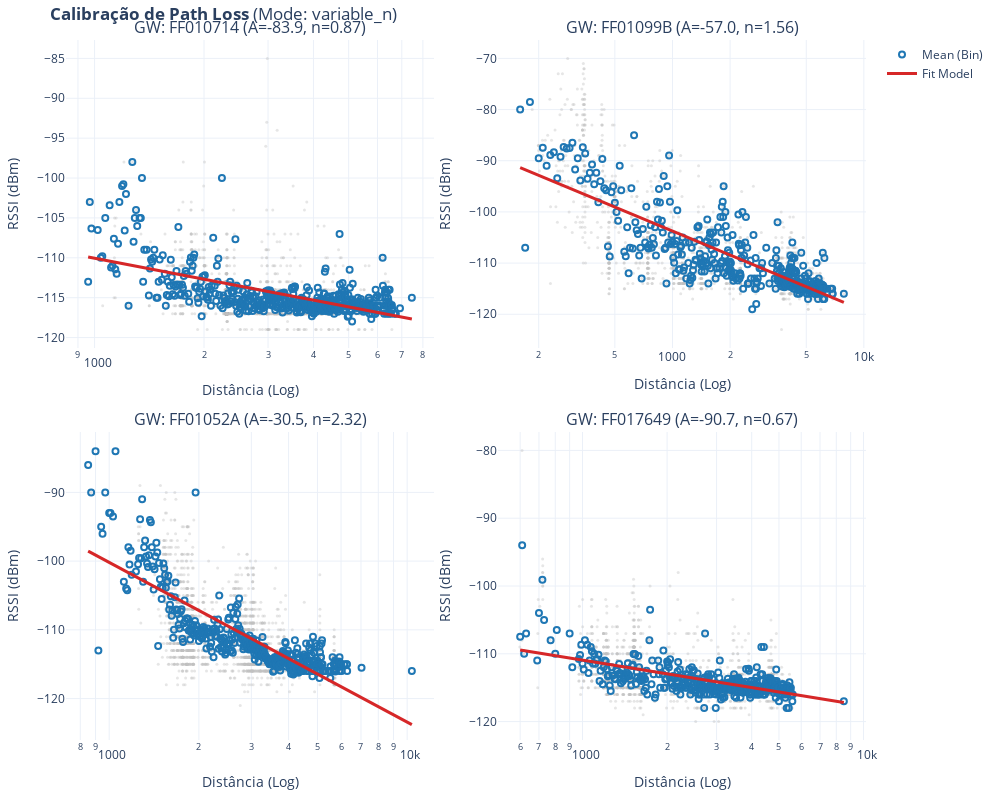

The notebook cell this image was saved under:
### Code cell
# Seleciona 4 âncoras para plotar
if calib_results:
    top_anchors = sorted(calib_results, key=lambda k: calib_results[k]['count'], reverse=True)[:4]

    fig = make_subplots(
        rows=2, cols=2,
        subplot_titles=[f"GW: {aid} (A={calib_results[aid]['A']:.1f}, n={calib_results[aid]['n']:.2f})" for aid in top_anchors],
        vertical_spacing=0.12,
        horizontal_spacing=0.08
    )

    row, col = 1, 1
    for anchor_id in top_anchors:
        
        # Dados de modelo (Médias Agrupadas)
        df_model = df_mean_calibrated[df_mean_calibrated['AnchorID'] == anchor_id].sort_values('Distance_Bin')
        
        # Dados Brutos (Amostra para performance)
        df_raw_points = df_cal[df_cal['AnchorID'] == anchor_id]
        if len(df_raw_points) > 2000:
            df_raw_points = df_raw_points.sample(2000)

        # 1. Scatter Dados Brutos (Fundo)
        fig.add_trace(
            go.Scatter(
                x=df_raw_points['Distance'], y=df_raw_points['RSSI'],
                mode='markers', name='Raw Data',
                marker=dict(color='silver', opacity=0.4, size=3),
                showlegend=False
            ), row=row, col=col
        )

        # 2. Scatter Médias (Bins)
        fig.add_trace(
            go.Scatter(
                x=df_model['Distance_Bin'], y=df_model['RSSI'],
                mode='markers', name='Mean (Bin)',
                marker=dict(color='#1f77b4', size=6, symbol='circle-open', line=dict(width=2)),
                showlegend=(row==1 and col==1)
            ), row=row, col=col
        )

        # 3. Linha do Modelo Ajustado
        fig.add_trace(
            go.Scatter(
                x=df_model['Distance_Bin'], y=df_model['RSSImodel'],
                mode='lines', name='Fit Model',
                line=dict(color='#d62728', width=3),
                showlegend=(row==1 and col==1)
            ), row=row, col=col
        )

        # Configuração dos eixos
        fig.update_xaxes(title_text="Distância (Log)", type="log", row=row, col=col)
        fig.update_yaxes(title_text="RSSI (dBm)", row=row, col=col)

        col += 1
        if col > 2:
            col = 1
            row += 1

    # --- SALVAR IMAGEM LIMPA (SEM TÍTULO) ---
    fig.update_layout(
        height=800, width=1000,
        margin=dict(l=20, r=20, t=40, b=20),
        template="plotly_white"
    )
    
    # Define nome do arquivo baseado no modo
    mode_str = "fixed_n" if CONFIG["CALIBRATION"]["USE_FIXED_N"] else "variable_n"
    filename = f"{OUTPUT_IMG_DIR}calibration_plot_{mode_str}.png"
    
    # Salva imagem estática de alta qualidade
    fig.write_image(filename, scale=2) 
    print(f"Imagem salva em: {filename} (Visualização abaixo inclui título para contexto)")

    # --- EXIBIR COM TÍTULO ---
    fig.update_layout(title_text=f"<b>Calibração de Path Loss</b> (Mode: {mode_str})")
    fig.show()
else:
    print("Sem dados suficientes para plotagem.")

### Figure 1 — Plotly figure (JSON) as saved in the notebook; plotly's stock layout.template omitted (floating-point values rounded to 4 significant figures; data arrays with more than 128 entries replaced by an {"elided": "..."} marker saying what was removed)
{"data": [{"marker": {"color": "silver", "opacity": 0.4, "size": 3}, "mode": "markers", "name": "Raw Data", "showlegend": false, "type": "scatter", "x": {"elided": "2000 float values"}, "xaxis": "x", "y": {"elided": "2000 int values"}, "yaxis": "y"}, {"marker": {"color": "#1f77b4", "line": {"width": 2}, "size": 6, "symbol": "circle-open"}, "mode": "markers", "name": "Mean (Bin)", "showlegend": true, "type": "scatter", "x": {"elided": "505 float values"}, "xaxis": "x", "y": {"elided": "505 float values"}, "yaxis": "y"}, {"line": {"color": "#d62728", "width": 3}, "mode": "lines", "name": "Fit Model", "showlegend": true, "type": "scatter", "x": {"elided": "505 float values"}, "xaxis": "x", "y": {"elided": "505 float values"}, "yaxis": "y"}, {"marker": {"color": "silver", "opacity": 0.4, "size": 3}, "mode": "markers", "name": "Raw Data", "showlegend": false, "type": "scatter", "x": {"elided": "2000 float values"}, "xaxis": "x2", "y": {"elided": "2000 int values"}, "yaxis": "y2"}, {"marker": {"color": "#1f77b4", "line": {"width": 2}, "size": 6, "symbol": "circle-open"}, "mode": "markers", "name": "Mean (Bin)", "showlegend": false, "type": "scatter", "x": {"elided": "471 float values"}, "xaxis": "x2", "y": {"elided": "471 float values"}, "yaxis": "y2"}, {"line": {"color": "#d62728", "width": 3}, "mode": "lines", "name": "Fit Model", "showlegend": false, "type": "scatter", "x": {"elided": "471 float values"}, "xaxis": "x2", "y": {"elided": "471 float values"}, "yaxis": "y2"}, {"marker": {"color": "silver", "opacity": 0.4, "size": 3}, "mode": "markers", "name": "Raw Data", "showlegend": false, "type": "scatter", "x": {"elided": "2000 float values"}, "xaxis": "x3", "y": {"elided": "2000 int values"}, "yaxis": "y3"}, {"marker": {"color": "#1f77b4", "line": {"width": 2}, "size": 6, "symbol": "circle-open"}, "mode": "markers", "name": "Mean (Bin)", "showlegend": false, "type": "scatter", "x": {"elided": "426 float values"}, "xaxis": "x3", "y": {"elided": "426 float values"}, "yaxis": "y3"}, {"line": {"color": "#d62728", "width": 3}, "mode": "lines", "name": "Fit Model", "showlegend": false, "type": "scatter", "x": {"elided": "426 float values"}, "xaxis": "x3", "y": {"elided": "426 float values"}, "yaxis": "y3"}, {"marker": {"color": "silver", "opacity": 0.4, "size": 3}, "mode": "markers", "name": "Raw Data", "showlegend": false, "type": "scatter", "x": {"elided": "2000 float values"}, "xaxis": "x4", "y": {"elided": "2000 int values"}, "yaxis": "y4"}, {"marker": {"color": "#1f77b4", "line": {"width": 2}, "size": 6, "symbol": "circle-open"}, "mode": "markers", "name": "Mean (Bin)", "showlegend": false, "type": "scatter", "x": {"elided": "423 float values"}, "xaxis": "x4", "y": {"elided": "423 float values"}, "yaxis": "y4"}, {"line": {"color": "#d62728", "width": 3}, "mode": "lines", "name": "Fit Model", "showlegend": false, "type": "scatter", "x": {"elided": "423 float values"}, "xaxis": "x4", "y": {"elided": "423 float values"}, "yaxis": "y4"}], "layout": {"annotations": [{"font": {"size": 16}, "showarrow": false, "text": "GW: FF010714 (A=-83.9, n=0.87)", "x": 0.23, "xanchor": "center", "xref": "paper", "y": 1, "yanchor": "bottom", "yref": "paper"}, {"font": {"size": 16}, "showarrow": false, "text": "GW: FF01099B (A=-57.0, n=1.56)", "x": 0.77, "xanchor": "center", "xref": "paper", "y": 1, "yanchor": "bottom", "yref": "paper"}, {"font": {"size": 16}, "showarrow": false, "text": "GW: FF01052A (A=-30.5, n=2.32)", "x": 0.23, "xanchor": "center", "xref": "paper", "y": 0.44, "yanchor": "bottom", "yref": "paper"}, {"font": {"size": 16}, "showarrow": false, "text": "GW: FF017649 (A=-90.7, n=0.67)", "x": 0.77, "xanchor": "center", "xref": "paper", "y": 0.44, "yanchor": "bottom", "yref": "paper"}], "height": 800, "margin": {"b": 20, "l": 20, "r": 20, "t": 40}, "title": {"text": "<b>Calibração de Path Loss</b> (Mode: variable_n)"}, "width": 1000, "xaxis": {"anchor": "y", "domain": [0, 0.46], "title": {"text": "Distância (Log)"}, "type": "log"}, "xaxis2": {"anchor": "y2", "domain": [0.54, 1], "title": {"text": "Distância (Log)"}, "type": "log"}, "xaxis3": {"anchor": "y3", "domain": [0, 0.46], "title": {"text": "Distância (Log)"}, "type": "log"}, "xaxis4": {"anchor": "y4", "domain": [0.54, 1], "title": {"text": "Distância (Log)"}, "type": "log"}, "yaxis": {"anchor": "x", "domain": [0.56, 1], "title": {"text": "RSSI (dBm)"}}, "yaxis2": {"anchor": "x2", "domain": [0.56, 1], "title": {"text": "RSSI (dBm)"}}, "yaxis3": {"anchor": "x3", "domain": [0, 0.44], "title": {"text": "RSSI (dBm)"}}, "yaxis4": {"anchor": "x4", "domain": [0, 0.44], "title": {"text": "RSSI (dBm)"}}}}
